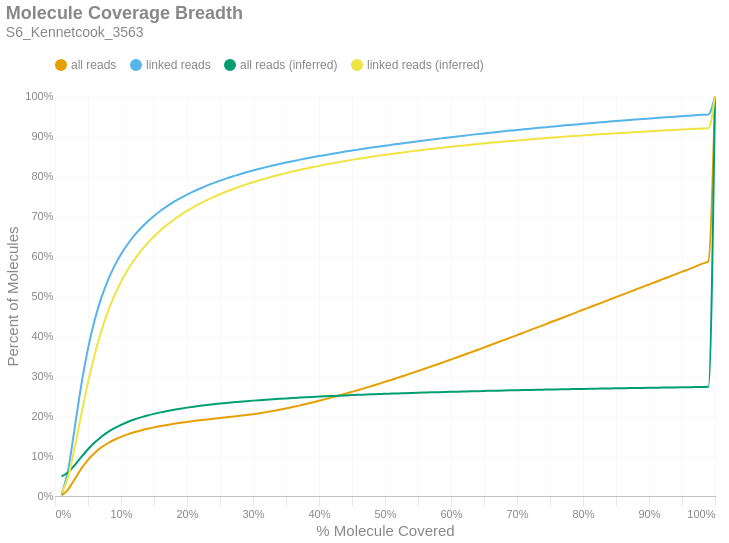

Source (notebook cell):
### Markdown cell above
### Molecule Read Coverage
This chart shows molecule coverage breadth as computed by the number of bases aligned to that molecule. In other words, "*how much of each unique long molecule is actually sequenced/aligned?*" Keep in mind there is a distinction between sequences and alignments, since some sequences belonging to a particular molecule may not align well and wouldn't appear in the alignment data. This chart also shows molecule coverage breadth as computed by the *inferred fragment* from which the aligned sequences originate. Unlike read coverage, this calculation takes into account the total insert size, including unsequenced gaps between the forward and reverse reads. Like the previous figures, these are cumulative percents.

### Code cell
if SKIPLR:
    print_html(f"Skipped")
else:
    binned_df = consolidated_hist(valids['coverage_bp'], mask, 0.01, True)
    binned_df_inf = consolidated_hist(valids['coverage_inserts'], mask, 0.01, True)
    binned_df = binned_df.with_columns(pl.lit(binned_df_inf['all reads (cumsum)']).alias('all reads (inferred)'))
    binned_df = binned_df.with_columns(pl.lit(binned_df_inf['linked reads (cumsum)']).alias('linked reads (inferred)'))
    binned_df = binned_df.with_columns(
        (pl.col('bin').cast(pl.Float64) + 0.01).alias('right_edge')
    )

    with SafeRender(binned_df):
        (
            density_plot(binned_df, 'Molecule Coverage Breadth', samplename, 'molcov', ['all reads (inferred)','linked reads (inferred)'])
            .encode(
                #x=alt.X('bin:Q', title="% Molecule Covered").axis(format = '%').scale(padding=0),
                x=alt.X('right_edge:Q', title="% Molecule Covered").axis(format='%').scale(padding=0),
                y=alt.Y('value:Q', title='Percent of Molecules')
                    .axis(format='%')
                    .stack(False)
                    .scale(domainMin=0, padding=0),
                color=alt.Color("key:N").scale(domain = ["all reads", "linked reads", "all reads (inferred)", "linked reads (inferred)"]),
                tooltip = [
                    alt.Tooltip("key:N", title = "Data Type"),
                    alt.Tooltip("range_label:N", title="% Molecule Covered"),
                    alt.Tooltip("value:Q", format = ".2%", title="% Molecules")
                ]
            )
        ).display()

### Figure 1 — Vega-Lite specification as saved in the notebook (floating-point values rounded to 4 significant figures)
{"width": "container", "height": 400, "config": {"title": {"anchor": "start", "dy": -15, "fontSize": 18, "color": "#888888", "subtitleColor": "#888888", "subtitleFontSize": 14}, "arc": {"fill": "#0072B2"}, "axis": {"domainColor": "#888888", "domainWidth": 0.5, "gridWidth": 0.2, "grid": false, "titleFontWeight": 400, "titleFontSize": 15, "labelFontSize": 11, "labelColor": "#888888", "tickColor": "#888888", "tickWidth": 0.2, "titleColor": "#888888"}, "axisBand": {"grid": false}, "axisX": {"grid": true, "tickSize": 10, "domainCap": "round"}, "axisY": {"domain": false, "grid": true, "tickSize": 0, "domainCap": "round"}, "background": "transparent", "header": {"labelFontSize": 15, "labelColor": "#888888", "titleFontSize": 15, "titleFontWeight": 600, "titleColor": "#888888"}, "legend": {"labelFont": "sans-serif", "labelFontSize": 12, "labelColor": "#888888", "symbolSize": 100, "symbolType": "circle", "titleFontSize": 12, "titlePadding": 10, "titleColor": "#888888", "title": null, "orient": "top"}, "range": {"category": ["#E69F00", "#56B4E9", "#009E73", "#F0E442", "#0072B2", "#D55E00", "#CC79A7", "#000000"], "diverging": ["#cfe8f3", "#a2d4ec", "#73bfe2", "#46abdb", "#1696d2", "#12719e"]}, "area": {"fill": "#0072B2", "fillOpacity": 0.7, "line": true, "strokeOpacity": 0.7}, "line": {"color": "#0072B2", "stroke": "#0072B2", "strokeWidth": 2}, "trail": {"color": "#0072B2", "stroke": "#0072B2", "strokeWidth": 0, "size": 1}, "point": {"filled": true, "fillOpacity": 1.0, "size": 95}, "text": {"color": "#888888", "fontSize": 11, "align": "right", "fontWeight": 400, "size": 11}, "bar": {"fill": "#0072B2", "stroke": null}, "view": {"stroke": null, "continuousWidth": 660, "continuousHeight": 400}}, "data": {"name": "data-8549efe2ee9f6dfbc90442d21aef028c"}, "mark": {"type": "line", "interpolate": "monotone", "point": {"opacity": 0, "size": 275}}, "encoding": {"color": {"field": "key", "scale": {"domain": ["all reads", "linked reads", "all reads (inferred)", "linked reads (inferred)"]}, "type": "nominal"}, "tooltip": [{"field": "key", "title": "Data Type", "type": "nominal"}, {"field": "range_label", "title": "% Molecule Covered", "type": "nominal"}, {"field": "value", "format": ".2%", "title": "% Molecules", "type": "quantitative"}], "x": {"axis": {"format": "%"}, "field": "right_edge", "scale": {"padding": 0}, "title": "% Molecule Covered", "type": "quantitative"}, "y": {"axis": {"format": "%"}, "field": "value", "scale": {"domainMin": 0, "padding": 0}, "stack": false, "title": "Percent of Molecules", "type": "quantitative"}}, "params": [{"name": "param_c36ac31b6afebe62", "select": {"type": "point", "fields": ["key"]}, "bind": "legend"}], "title": {"text": "Molecule Coverage Breadth", "subtitle": "S6_Kennetcook_3563"}, "transform": [{"fold": ["all reads (cumsum)", "linked reads (cumsum)", "all reads (inferred)", "linked reads (inferred)"]}, {"calculate": "replace(datum.key, ' (cumsum)', '')", "as": "key"}, {"filter": {"param": "param_c36ac31b6afebe62"}}], "usermeta": {"embedOptions": {"downloadFileName": "S6_Kennetcook_3563.molcov"}}, "$schema": "https://vega.github.io/schema/vega-lite/v6.1.0.json", "datasets": {"data-8549efe2ee9f6dfbc90442d21aef028c": [{"bin": "0.0", "interval": "0.0-0.01", "all reads": 0.001169, "linked reads": 0.004013, "all reads (cumsum)": 0.001169, "linked reads (cumsum)": 0.004013, "range_label": "0.0-0.01", "all reads (inferred)": 0.04903, "linked reads (inferred)": 0.007431, "right_edge": 0.01}, {"bin": "0.01", "interval": "0.01-0.02", "all reads": 0.01534, "linked reads": 0.06155, "all reads (cumsum)": 0.01651, "linked reads (cumsum)": 0.06556, "range_label": "0.01-0.02", "all reads (inferred)": 0.05935, "linked reads (inferred)": 0.04813, "right_edge": 0.02}, {"bin": "0.02", "interval": "0.02-0.03", "all reads": 0.02609, "linked reads": 0.1067, "all reads (cumsum)": 0.0426, "linked reads (cumsum)": 0.1722, "range_label": "0.02-0.03", "all reads (inferred)": 0.07747, "linked reads (inferred)": 0.122, "right_edge": 0.03}, {"bin": "0.03", "interval": "0.03-0.04", "all reads": 0.02604, "linked reads": 0.1069, "all reads (cumsum)": 0.06863, "linked reads (cumsum)": 0.2791, "range_label": "0.03-0.04", "all reads (inferred)": 0.09774, "linked reads (inferred)": 0.2053, "right_edge": 0.04}, {"bin": "0.04", "interval": "0.04-0.05", "all reads": 0.02173, "linked reads": 0.08936, "all reads (cumsum)": 0.09036, "linked reads (cumsum)": 0.3685, "range_label": "0.04-0.05", "all reads (inferred)": 0.1169, "linked reads (inferred)": 0.2841, "right_edge": 0.05}, {"bin": "0.05", "interval": "0.05-0.06", "all reads": 0.01723, "linked reads": 0.07075, "all reads (cumsum)": 0.1076, "linked reads (cumsum)": 0.4392, "range_label": "0.05-0.06", "all reads (inferred)": 0.1336, "linked reads (inferred)": 0.353, "right_edge": 0.06}, {"bin": "0.06", "interval": "0.06-0.07", "all reads": 0.01351, "linked reads": 0.05542, "all reads (cumsum)": 0.1211, "linked reads (cumsum)": 0.4946, "range_label": "0.06-0.07", "all reads (inferred)": 0.1477, "linked reads (inferred)": 0.4112, "right_edge": 0.07}, {"bin": "0.07", "interval": "0.07-0.08", "all reads": 0.01074, "linked reads": 0.04396, "all reads (cumsum)": 0.1318, "linked reads (cumsum)": 0.5386, "range_label": "0.07-0.08", "all reads (inferred)": 0.1595, "linked reads (inferred)": 0.4601, "right_edge": 0.08}, {"bin": "0.08", "interval": "0.08-0.09", "all reads": 0.008806, "linked reads": 0.03599, "all reads (cumsum)": 0.1406, "linked reads (cumsum)": 0.5746, "range_label": "0.08-0.09", "all reads (inferred)": 0.1694, "linked reads (inferred)": 0.5008, "right_edge": 0.09}, {"bin": "0.09", "interval": "0.09-0.1", "all reads": 0.007289, "linked reads": 0.02973, "all reads (cumsum)": 0.1479, "linked reads (cumsum)": 0.6043, "range_label": "0.09-0.1", "all reads (inferred)": 0.1778, "linked reads (inferred)": 0.5354, "right_edge": 0.1}, {"bin": "0.1", "interval": "0.1-0.11", "all reads": 0.006151, "linked reads": 0.02498, "all reads (cumsum)": 0.1541, "linked reads (cumsum)": 0.6293, "range_label": "0.1-0.11", "all reads (inferred)": 0.185, "linked reads (inferred)": 0.5649, "right_edge": 0.11}, {"bin": "0.11", "interval": "0.11-0.12", "all reads": 0.005328, "linked reads": 0.02162, "all reads (cumsum)": 0.1594, "linked reads (cumsum)": 0.6509, "range_label": "0.11-0.12", "all reads (inferred)": 0.1911, "linked reads (inferred)": 0.5901, "right_edge": 0.12}, {"bin": "0.12", "interval": "0.12-0.13", "all reads": 0.004552, "linked reads": 0.01847, "all reads (cumsum)": 0.164, "linked reads (cumsum)": 0.6694, "range_label": "0.12-0.13", "all reads (inferred)": 0.1965, "linked reads (inferred)": 0.6123, "right_edge": 0.13}, {"bin": "0.13", "interval": "0.13-0.14", "all reads": 0.004018, "linked reads": 0.01625, "all reads (cumsum)": 0.168, "linked reads (cumsum)": 0.6856, "range_label": "0.13-0.14", "all reads (inferred)": 0.2012, "linked reads (inferred)": 0.6317, "right_edge": 0.14}, {"bin": "0.14", "interval": "0.14-0.15", "all reads": 0.003595, "linked reads": 0.01447, "all reads (cumsum)": 0.1716, "linked reads (cumsum)": 0.7001, "range_label": "0.14-0.15", "all reads (inferred)": 0.2054, "linked reads (inferred)": 0.6488, "right_edge": 0.15}, {"bin": "0.15", "interval": "0.15-0.16", "all reads": 0.003223, "linked reads": 0.01292, "all reads (cumsum)": 0.1748, "linked reads (cumsum)": 0.713, "range_label": "0.15-0.16", "all reads (inferred)": 0.2091, "linked reads (inferred)": 0.6642, "right_edge": 0.16}, {"bin": "0.16", "interval": "0.16-0.17", "all reads": 0.002931, "linked reads": 0.01162, "all reads (cumsum)": 0.1777, "linked reads (cumsum)": 0.7247, "range_label": "0.16-0.17", "all reads (inferred)": 0.2125, "linked reads (inferred)": 0.6781, "right_edge": 0.17}, {"bin": "0.17", "interval": "0.17-0.18", "all reads": 0.002678, "linked reads": 0.01047, "all reads (cumsum)": 0.1804, "linked reads (cumsum)": 0.7351, "range_label": "0.17-0.18", "all reads (inferred)": 0.2156, "linked reads (inferred)": 0.6907, "right_edge": 0.18}, {"bin": "0.18", "interval": "0.18-0.19", "all reads": 0.002503, "linked reads": 0.009659, "all reads (cumsum)": 0.1829, "linked reads (cumsum)": 0.7448, "range_label": "0.18-0.19", "all reads (inferred)": 0.2184, "linked reads (inferred)": 0.7022, "right_edge": 0.19}, {"bin": "0.19", "interval": "0.19-0.2", "all reads": 0.002321, "linked reads": 0.008792, "all reads (cumsum)": 0.1852, "linked reads (cumsum)": 0.7536, "range_label": "0.19-0.2", "all reads (inferred)": 0.221, "linked reads (inferred)": 0.7128, "right_edge": 0.2}, {"bin": "0.2", "interval": "0.2-0.21", "all reads": 0.002121, "linked reads": 0.007904, "all reads (cumsum)": 0.1874, "linked reads (cumsum)": 0.7615, "range_label": "0.2-0.21", "all reads (inferred)": 0.2233, "linked reads (inferred)": 0.7224, "right_edge": 0.21}, {"bin": "0.21", "interval": "0.21-0.22", "all reads": 0.00201, "linked reads": 0.007282, "all reads (cumsum)": 0.1894, "linked reads (cumsum)": 0.7688, "range_label": "0.21-0.22", "all reads (inferred)": 0.2255, "linked reads (inferred)": 0.7313, "right_edge": 0.22}, {"bin": "0.22", "interval": "0.22-0.23", "all reads": 0.001968, "linked reads": 0.007023, "all reads (cumsum)": 0.1913, "linked reads (cumsum)": 0.7758, "range_label": "0.22-0.23", "all reads (inferred)": 0.2275, "linked reads (inferred)": 0.7396, "right_edge": 0.23}, {"bin": "0.23", "interval": "0.23-0.24", "all reads": 0.001886, "linked reads": 0.006526, "all reads (cumsum)": 0.1932, "linked reads (cumsum)": 0.7823, "range_label": "0.23-0.24", "all reads (inferred)": 0.2294, "linked reads (inferred)": 0.7472, "right_edge": 0.24}, {"bin": "0.24", "interval": "0.24-0.25", "all reads": 0.001819, "linked reads": 0.006106, "all reads (cumsum)": 0.195, "linked reads (cumsum)": 0.7884, "range_label": "0.24-0.25", "all reads (inferred)": 0.2311, "linked reads (inferred)": 0.7545, "right_edge": 0.25}, {"bin": "0.25", "interval": "0.25-0.26", "all reads": 0.001753, "linked reads": 0.005696, "all reads (cumsum)": 0.1968, "linked reads (cumsum)": 0.7941, "range_label": "0.25-0.26", "all reads (inferred)": 0.2328, "linked reads (inferred)": 0.7612, "right_edge": 0.26}, {"bin": "0.26", "interval": "0.26-0.27", "all reads": 0.001754, "linked reads": 0.00535, "all reads (cumsum)": 0.1985, "linked reads (cumsum)": 0.7995, "range_label": "0.26-0.27", "all reads (inferred)": 0.2343, "linked reads (inferred)": 0.7675, "right_edge": 0.27}, {"bin": "0.27", "interval": "0.27-0.28", "all reads": 0.001799, "linked reads": 0.004905, "all reads (cumsum)": 0.2003, "linked reads (cumsum)": 0.8044, "range_label": "0.27-0.28", "all reads (inferred)": 0.2358, "linked reads (inferred)": 0.7734, "right_edge": 0.28}, {"bin": "0.28", "interval": "0.28-0.29", "all reads": 0.002023, "linked reads": 0.004802, "all reads (cumsum)": 0.2024, "linked reads (cumsum)": 0.8092, "range_label": "0.28-0.29", "all reads (inferred)": 0.2371, "linked reads (inferred)": 0.779, "right_edge": 0.29}, {"bin": "0.29", "interval": "0.29-0.3", "all reads": 0.002236, "linked reads": 0.004609, "all reads (cumsum)": 0.2046, "linked reads (cumsum)": 0.8138, "range_label": "0.29-0.3", "all reads (inferred)": 0.2384, "linked reads (inferred)": 0.7843, "right_edge": 0.3}, {"bin": "0.3", "interval": "0.3-0.31", "all reads": 0.002414, "linked reads": 0.004319, "all reads (cumsum)": 0.207, "linked reads (cumsum)": 0.8181, "range_label": "0.3-0.31", "all reads (inferred)": 0.2397, "linked reads (inferred)": 0.7893, "right_edge": 0.31}, {"bin": "0.31", "interval": "0.31-0.32", "all reads": 0.002655, "linked reads": 0.004114, "all reads (cumsum)": 0.2097, "linked reads (cumsum)": 0.8222, "range_label": "0.31-0.32", "all reads (inferred)": 0.2408, "linked reads (inferred)": 0.794, "right_edge": 0.32}, {"bin": "0.32", "interval": "0.32-0.33", "all reads": 0.002881, "linked reads": 0.003915, "all reads (cumsum)": 0.2126, "linked reads (cumsum)": 0.8261, "range_label": "0.32-0.33", "all reads (inferred)": 0.242, "linked reads (inferred)": 0.7986, "right_edge": 0.33}, {"bin": "0.33", "interval": "0.33-0.34", "all reads": 0.003081, "linked reads": 0.003798, "all reads (cumsum)": 0.2156, "linked reads (cumsum)": 0.8299, "range_label": "0.33-0.34", "all reads (inferred)": 0.243, "linked reads (inferred)": 0.803, "right_edge": 0.34}, {"bin": "0.34", "interval": "0.34-0.35", "all reads": 0.003279, "linked reads": 0.003681, "all reads (cumsum)": 0.2189, "linked reads (cumsum)": 0.8336, "range_label": "0.34-0.35", "all reads (inferred)": 0.2441, "linked reads (inferred)": 0.8072, "right_edge": 0.35}, {"bin": "0.35", "interval": "0.35-0.36", "all reads": 0.003459, "linked reads": 0.003468, "all reads (cumsum)": 0.2224, "linked reads (cumsum)": 0.8371, "range_label": "0.35-0.36", "all reads (inferred)": 0.245, "linked reads (inferred)": 0.8111, "right_edge": 0.36}, {"bin": "0.36", "interval": "0.36-0.37", "all reads": 0.003616, "linked reads": 0.003272, "all reads (cumsum)": 0.226, "linked reads (cumsum)": 0.8403, "range_label": "0.36-0.37", "all reads (inferred)": 0.246, "linked reads (inferred)": 0.8149, "right_edge": 0.37}, {"bin": "0.37", "interval": "0.37-0.38", "all reads": 0.003823, "linked reads": 0.003218, "all reads (cumsum)": 0.2298, "linked reads (cumsum)": 0.8436, "range_label": "0.37-0.38", "all reads (inferred)": 0.2469, "linked reads (inferred)": 0.8185, "right_edge": 0.38}, {"bin": "0.38", "interval": "0.38-0.39", "all reads": 0.003974, "linked reads": 0.003156, "all reads (cumsum)": 0.2338, "linked reads (cumsum)": 0.8467, "range_label": "0.38-0.39", "all reads (inferred)": 0.2477, "linked reads (inferred)": 0.822, "right_edge": 0.39}, {"bin": "0.39", "interval": "0.39-0.4", "all reads": 0.004186, "linked reads": 0.00302, "all reads (cumsum)": 0.238, "linked reads (cumsum)": 0.8497, "range_label": "0.39-0.4", "all reads (inferred)": 0.2485, "linked reads (inferred)": 0.8253, "right_edge": 0.4}, {"bin": "0.4", "interval": "0.4-0.41", "all reads": 0.004197, "linked reads": 0.002865, "all reads (cumsum)": 0.2422, "linked reads (cumsum)": 0.8526, "range_label": "0.4-0.41", "all reads (inferred)": 0.2493, "linked reads (inferred)": 0.8286, "right_edge": 0.41}, {"bin": "0.41", "interval": "0.41-0.42", "all reads": 0.00437, "linked reads": 0.002895, "all reads (cumsum)": 0.2465, "linked reads (cumsum)": 0.8555, "range_label": "0.41-0.42", "all reads (inferred)": 0.2501, "linked reads (inferred)": 0.8316, "right_edge": 0.42}, {"bin": "0.42", "interval": "0.42-0.43", "all reads": 0.004526, "linked reads": 0.002777, "all reads (cumsum)": 0.2511, "linked reads (cumsum)": 0.8583, "range_label": "0.42-0.43", "all reads (inferred)": 0.2508, "linked reads (inferred)": 0.8346, "right_edge": 0.43}, {"bin": "0.43", "interval": "0.43-0.44", "all reads": 0.004572, "linked reads": 0.002692, "all reads (cumsum)": 0.2556, "linked reads (cumsum)": 0.861, "range_label": "0.43-0.44", "all reads (inferred)": 0.2515, "linked reads (inferred)": 0.8375, "right_edge": 0.44}, {"bin": "0.44", "interval": "0.44-0.45", "all reads": 0.004736, "linked reads": 0.002564, "all reads (cumsum)": 0.2604, "linked reads (cumsum)": 0.8635, "range_label": "0.44-0.45", "all reads (inferred)": 0.2522, "linked reads (inferred)": 0.8403, "right_edge": 0.45}, {"bin": "0.45", "interval": "0.45-0.46", "all reads": 0.004771, "linked reads": 0.002526, "all reads (cumsum)": 0.2651, "linked reads (cumsum)": 0.8661, "range_label": "0.45-0.46", "all reads (inferred)": 0.2529, "linked reads (inferred)": 0.843, "right_edge": 0.46}, {"bin": "0.46", "interval": "0.46-0.47", "all reads": 0.004962, "linked reads": 0.002521, "all reads (cumsum)": 0.2701, "linked reads (cumsum)": 0.8686, "range_label": "0.46-0.47", "all reads (inferred)": 0.2535, "linked reads (inferred)": 0.8455, "right_edge": 0.47}, {"bin": "0.47", "interval": "0.47-0.48", "all reads": 0.005019, "linked reads": 0.002414, "all reads (cumsum)": 0.2751, "linked reads (cumsum)": 0.871, "range_label": "0.47-0.48", "all reads (inferred)": 0.2542, "linked reads (inferred)": 0.848, "right_edge": 0.48}, {"bin": "0.48", "interval": "0.48-0.49", "all reads": 0.004887, "linked reads": 0.002354, "all reads (cumsum)": 0.28, "linked reads (cumsum)": 0.8734, "range_label": "0.48-0.49", "all reads (inferred)": 0.2548, "linked reads (inferred)": 0.8504, "right_edge": 0.49}, {"bin": "0.49", "interval": "0.49-0.5", "all reads": 0.00558, "linked reads": 0.002396, "all reads (cumsum)": 0.2856, "linked reads (cumsum)": 0.8757, "range_label": "0.49-0.5", "all reads (inferred)": 0.2554, "linked reads (inferred)": 0.853, "right_edge": 0.5}, {"bin": "0.5", "interval": "0.5-0.51", "all reads": 0.004846, "linked reads": 0.002196, "all reads (cumsum)": 0.2904, "linked reads (cumsum)": 0.8779, "range_label": "0.5-0.51", "all reads (inferred)": 0.256, "linked reads (inferred)": 0.8552, "right_edge": 0.51}, {"bin": "0.51", "interval": "0.51-0.52", "all reads": 0.005526, "linked reads": 0.00223, "all reads (cumsum)": 0.296, "linked reads (cumsum)": 0.8802, "range_label": "0.51-0.52", "all reads (inferred)": 0.2565, "linked reads (inferred)": 0.8574, "right_edge": 0.52}, {"bin": "0.52", "interval": "0.52-0.53", "all reads": 0.005392, "linked reads": 0.002203, "all reads (cumsum)": 0.3014, "linked reads (cumsum)": 0.8824, "range_label": "0.52-0.53", "all reads (inferred)": 0.2571, "linked reads (inferred)": 0.8596, "right_edge": 0.53}, {"bin": "0.53", "interval": "0.53-0.54", "all reads": 0.005531, "linked reads": 0.002176, "all reads (cumsum)": 0.3069, "linked reads (cumsum)": 0.8846, "range_label": "0.53-0.54", "all reads (inferred)": 0.2576, "linked reads (inferred)": 0.8617, "right_edge": 0.54}, {"bin": "0.54", "interval": "0.54-0.55", "all reads": 0.005485, "linked reads": 0.002158, "all reads (cumsum)": 0.3124, "linked reads (cumsum)": 0.8867, "range_label": "0.54-0.55", "all reads (inferred)": 0.2581, "linked reads (inferred)": 0.8637, "right_edge": 0.55}, {"bin": "0.55", "interval": "0.55-0.56", "all reads": 0.005735, "linked reads": 0.002152, "all reads (cumsum)": 0.3181, "linked reads (cumsum)": 0.8889, "range_label": "0.55-0.56", "all reads (inferred)": 0.2586, "linked reads (inferred)": 0.8657, "right_edge": 0.56}, {"bin": "0.56", "interval": "0.56-0.57", "all reads": 0.005703, "linked reads": 0.002075, "all reads (cumsum)": 0.3238, "linked reads (cumsum)": 0.8909, "range_label": "0.56-0.57", "all reads (inferred)": 0.2591, "linked reads (inferred)": 0.8676, "right_edge": 0.57}, {"bin": "0.57", "interval": "0.57-0.58", "all reads": 0.005707, "linked reads": 0.002046, "all reads (cumsum)": 0.3295, "linked reads (cumsum)": 0.893, "range_label": "0.57-0.58", "all reads (inferred)": 0.2596, "linked reads (inferred)": 0.8695, "right_edge": 0.58}, {"bin": "0.58", "interval": "0.58-0.59", "all reads": 0.00579, "linked reads": 0.002072, "all reads (cumsum)": 0.3353, "linked reads (cumsum)": 0.8951, "range_label": "0.58-0.59", "all reads (inferred)": 0.26, "linked reads (inferred)": 0.8714, "right_edge": 0.59}, {"bin": "0.59", "interval": "0.59-0.6", "all reads": 0.005976, "linked reads": 0.002058, "all reads (cumsum)": 0.3413, "linked reads (cumsum)": 0.8971, "range_label": "0.59-0.6", "all reads (inferred)": 0.2605, "linked reads (inferred)": 0.8731, "right_edge": 0.6}, {"bin": "0.6", "interval": "0.6-0.61", "all reads": 0.005741, "linked reads": 0.001893, "all reads (cumsum)": 0.347, "linked reads (cumsum)": 0.899, "range_label": "0.6-0.61", "all reads (inferred)": 0.2609, "linked reads (inferred)": 0.8748, "right_edge": 0.61}, {"bin": "0.61", "interval": "0.61-0.62", "all reads": 0.006076, "linked reads": 0.001907, "all reads (cumsum)": 0.3531, "linked reads (cumsum)": 0.9009, "range_label": "0.61-0.62", "all reads (inferred)": 0.2613, "linked reads (inferred)": 0.8765, "right_edge": 0.62}, {"bin": "0.62", "interval": "0.62-0.63", "all reads": 0.005992, "linked reads": 0.001906, "all reads (cumsum)": 0.3591, "linked reads (cumsum)": 0.9028, "range_label": "0.62-0.63", "all reads (inferred)": 0.2618, "linked reads (inferred)": 0.8782, "right_edge": 0.63}, {"bin": "0.63", "interval": "0.63-0.64", "all reads": 0.006062, "linked reads": 0.001858, "all reads (cumsum)": 0.3652, "linked reads (cumsum)": 0.9047, "range_label": "0.63-0.64", "all reads (inferred)": 0.2622, "linked reads (inferred)": 0.8799, "right_edge": 0.64}, {"bin": "0.64", "interval": "0.64-0.65", "all reads": 0.006033, "linked reads": 0.00178, "all reads (cumsum)": 0.3712, "linked reads (cumsum)": 0.9065, "range_label": "0.64-0.65", "all reads (inferred)": 0.2626, "linked reads (inferred)": 0.8815, "right_edge": 0.65}, {"bin": "0.65", "interval": "0.65-0.66", "all reads": 0.006339, "linked reads": 0.001792, "all reads (cumsum)": 0.3775, "linked reads (cumsum)": 0.9082, "range_label": "0.65-0.66", "all reads (inferred)": 0.263, "linked reads (inferred)": 0.8831, "right_edge": 0.66}, {"bin": "0.66", "interval": "0.66-0.67", "all reads": 0.006089, "linked reads": 0.001777, "all reads (cumsum)": 0.3836, "linked reads (cumsum)": 0.91, "range_label": "0.66-0.67", "all reads (inferred)": 0.2634, "linked reads (inferred)": 0.8846, "right_edge": 0.67}, {"bin": "0.67", "interval": "0.67-0.68", "all reads": 0.006228, "linked reads": 0.001767, "all reads (cumsum)": 0.3898, "linked reads (cumsum)": 0.9118, "range_label": "0.67-0.68", "all reads (inferred)": 0.2638, "linked reads (inferred)": 0.886, "right_edge": 0.68}, {"bin": "0.68", "interval": "0.68-0.69", "all reads": 0.006097, "linked reads": 0.001658, "all reads (cumsum)": 0.3959, "linked reads (cumsum)": 0.9135, "range_label": "0.68-0.69", "all reads (inferred)": 0.2641, "linked reads (inferred)": 0.8875, "right_edge": 0.69}, {"bin": "0.69", "interval": "0.69-0.7", "all reads": 0.006345, "linked reads": 0.001666, "all reads (cumsum)": 0.4023, "linked reads (cumsum)": 0.9151, "range_label": "0.69-0.7", "all reads (inferred)": 0.2645, "linked reads (inferred)": 0.8889, "right_edge": 0.7}, {"bin": "0.7", "interval": "0.7-0.71", "all reads": 0.006133, "linked reads": 0.001575, "all reads (cumsum)": 0.4084, "linked reads (cumsum)": 0.9167, "range_label": "0.7-0.71", "all reads (inferred)": 0.2649, "linked reads (inferred)": 0.8903, "right_edge": 0.71}, {"bin": "0.71", "interval": "0.71-0.72", "all reads": 0.006237, "linked reads": 0.001661, "all reads (cumsum)": 0.4147, "linked reads (cumsum)": 0.9184, "range_label": "0.71-0.72", "all reads (inferred)": 0.2652, "linked reads (inferred)": 0.8916, "right_edge": 0.72}, {"bin": "0.72", "interval": "0.72-0.73", "all reads": 0.006304, "linked reads": 0.0016, "all reads (cumsum)": 0.421, "linked reads (cumsum)": 0.92, "range_label": "0.72-0.73", "all reads (inferred)": 0.2655, "linked reads (inferred)": 0.8929, "right_edge": 0.73}, {"bin": "0.73", "interval": "0.73-0.74", "all reads": 0.006228, "linked reads": 0.001551, "all reads (cumsum)": 0.4272, "linked reads (cumsum)": 0.9215, "range_label": "0.73-0.74", "all reads (inferred)": 0.2659, "linked reads (inferred)": 0.8943, "right_edge": 0.74}, {"bin": "0.74", "interval": "0.74-0.75", "all reads": 0.006615, "linked reads": 0.001559, "all reads (cumsum)": 0.4338, "linked reads (cumsum)": 0.9231, "range_label": "0.74-0.75", "all reads (inferred)": 0.2662, "linked reads (inferred)": 0.8956, "right_edge": 0.75}, {"bin": "0.75", "interval": "0.75-0.76", "all reads": 0.006182, "linked reads": 0.001538, "all reads (cumsum)": 0.44, "linked reads (cumsum)": 0.9246, "range_label": "0.75-0.76", "all reads (inferred)": 0.2665, "linked reads (inferred)": 0.8968, "right_edge": 0.76}, {"bin": "0.76", "interval": "0.76-0.77", "all reads": 0.006306, "linked reads": 0.001478, "all reads (cumsum)": 0.4463, "linked reads (cumsum)": 0.9261, "range_label": "0.76-0.77", "all reads (inferred)": 0.2669, "linked reads (inferred)": 0.898, "right_edge": 0.77}, {"bin": "0.77", "interval": "0.77-0.78", "all reads": 0.006345, "linked reads": 0.00148, "all reads (cumsum)": 0.4526, "linked reads (cumsum)": 0.9276, "range_label": "0.77-0.78", "all reads (inferred)": 0.2672, "linked reads (inferred)": 0.8992, "right_edge": 0.78}, {"bin": "0.78", "interval": "0.78-0.79", "all reads": 0.006358, "linked reads": 0.001457, "all reads (cumsum)": 0.459, "linked reads (cumsum)": 0.929, "range_label": "0.78-0.79", "all reads (inferred)": 0.2675, "linked reads (inferred)": 0.9004, "right_edge": 0.79}, {"bin": "0.79", "interval": "0.79-0.8", "all reads": 0.006695, "linked reads": 0.00148, "all reads (cumsum)": 0.4657, "linked reads (cumsum)": 0.9305, "range_label": "0.79-0.8", "all reads (inferred)": 0.2678, "linked reads (inferred)": 0.9016, "right_edge": 0.8}, {"bin": "0.8", "interval": "0.8-0.81", "all reads": 0.006067, "linked reads": 0.001351, "all reads (cumsum)": 0.4718, "linked reads (cumsum)": 0.9318, "range_label": "0.8-0.81", "all reads (inferred)": 0.2681, "linked reads (inferred)": 0.9026, "right_edge": 0.81}, {"bin": "0.81", "interval": "0.81-0.82", "all reads": 0.006304, "linked reads": 0.001409, "all reads (cumsum)": 0.4781, "linked reads (cumsum)": 0.9333, "range_label": "0.81-0.82", "all reads (inferred)": 0.2684, "linked reads (inferred)": 0.9037, "right_edge": 0.82}, {"bin": "0.82", "interval": "0.82-0.83", "all reads": 0.006401, "linked reads": 0.001351, "all reads (cumsum)": 0.4845, "linked reads (cumsum)": 0.9346, "range_label": "0.82-0.83", "all reads (inferred)": 0.2687, "linked reads (inferred)": 0.9048, "right_edge": 0.83}, {"bin": "0.83", "interval": "0.83-0.84", "all reads": 0.006355, "linked reads": 0.001367, "all reads (cumsum)": 0.4908, "linked reads (cumsum)": 0.936, "range_label": "0.83-0.84", "all reads (inferred)": 0.2689, "linked reads (inferred)": 0.9059, "right_edge": 0.84}, {"bin": "0.84", "interval": "0.84-0.85", "all reads": 0.006222, "linked reads": 0.001307, "all reads (cumsum)": 0.497, "linked reads (cumsum)": 0.9373, "range_label": "0.84-0.85", "all reads (inferred)": 0.2692, "linked reads (inferred)": 0.9069, "right_edge": 0.85}, {"bin": "0.85", "interval": "0.85-0.86", "all reads": 0.006416, "linked reads": 0.001343, "all reads (cumsum)": 0.5035, "linked reads (cumsum)": 0.9386, "range_label": "0.85-0.86", "all reads (inferred)": 0.2695, "linked reads (inferred)": 0.9079, "right_edge": 0.86}, {"bin": "0.86", "interval": "0.86-0.87", "all reads": 0.006259, "linked reads": 0.001323, "all reads (cumsum)": 0.5097, "linked reads (cumsum)": 0.9399, "range_label": "0.86-0.87", "all reads (inferred)": 0.2697, "linked reads (inferred)": 0.9089, "right_edge": 0.87}, {"bin": "0.87", "interval": "0.87-0.88", "all reads": 0.006395, "linked reads": 0.001248, "all reads (cumsum)": 0.5161, "linked reads (cumsum)": 0.9412, "range_label": "0.87-0.88", "all reads (inferred)": 0.27, "linked reads (inferred)": 0.9098, "right_edge": 0.88}, {"bin": "0.88", "interval": "0.88-0.89", "all reads": 0.006256, "linked reads": 0.001222, "all reads (cumsum)": 0.5224, "linked reads (cumsum)": 0.9424, "range_label": "0.88-0.89", "all reads (inferred)": 0.2703, "linked reads (inferred)": 0.9108, "right_edge": 0.89}, {"bin": "0.89", "interval": "0.89-0.9", "all reads": 0.00647, "linked reads": 0.001231, "all reads (cumsum)": 0.5288, "linked reads (cumsum)": 0.9436, "range_label": "0.89-0.9", "all reads (inferred)": 0.2705, "linked reads (inferred)": 0.9117, "right_edge": 0.9}, {"bin": "0.9", "interval": "0.9-0.91", "all reads": 0.006028, "linked reads": 0.00123, "all reads (cumsum)": 0.5349, "linked reads (cumsum)": 0.9449, "range_label": "0.9-0.91", "all reads (inferred)": 0.2707, "linked reads (inferred)": 0.9126, "right_edge": 0.91}, {"bin": "0.91", "interval": "0.91-0.92", "all reads": 0.006834, "linked reads": 0.001198, "all reads (cumsum)": 0.5417, "linked reads (cumsum)": 0.9461, "range_label": "0.91-0.92", "all reads (inferred)": 0.271, "linked reads (inferred)": 0.9135, "right_edge": 0.92}, {"bin": "0.92", "interval": "0.92-0.93", "all reads": 0.005882, "linked reads": 0.001177, "all reads (cumsum)": 0.5476, "linked reads (cumsum)": 0.9473, "range_label": "0.92-0.93", "all reads (inferred)": 0.2712, "linked reads (inferred)": 0.9144, "right_edge": 0.93}, {"bin": "0.93", "interval": "0.93-0.94", "all reads": 0.006398, "linked reads": 0.001169, "all reads (cumsum)": 0.554, "linked reads (cumsum)": 0.9484, "range_label": "0.93-0.94", "all reads (inferred)": 0.2715, "linked reads (inferred)": 0.9153, "right_edge": 0.94}, {"bin": "0.94", "interval": "0.94-0.95", "all reads": 0.006913, "linked reads": 0.001128, "all reads (cumsum)": 0.5609, "linked reads (cumsum)": 0.9496, "range_label": "0.94-0.95", "all reads (inferred)": 0.2717, "linked reads (inferred)": 0.9162, "right_edge": 0.95}, {"bin": "0.95", "interval": "0.95-0.96", "all reads": 0.005725, "linked reads": 0.00113, "all reads (cumsum)": 0.5666, "linked reads (cumsum)": 0.9507, "range_label": "0.95-0.96", "all reads (inferred)": 0.272, "linked reads (inferred)": 0.917, "right_edge": 0.96}, {"bin": "0.96", "interval": "0.96-0.97", "all reads": 0.006693, "linked reads": 0.001059, "all reads (cumsum)": 0.5733, "linked reads (cumsum)": 0.9517, "range_label": "0.96-0.97", "all reads (inferred)": 0.2723, "linked reads (inferred)": 0.9179, "right_edge": 0.97}, {"bin": "0.97", "interval": "0.97-0.98", "all reads": 0.007021, "linked reads": 0.001088, "all reads (cumsum)": 0.5803, "linked reads (cumsum)": 0.9528, "range_label": "0.97-0.98", "all reads (inferred)": 0.2726, "linked reads (inferred)": 0.9188, "right_edge": 0.98}, {"bin": "0.98", "interval": "0.98-0.99", "all reads": 0.006505, "linked reads": 0.001106, "all reads (cumsum)": 0.5868, "linked reads (cumsum)": 0.9539, "range_label": "0.98-0.99", "all reads (inferred)": 0.2729, "linked reads (inferred)": 0.9195, "right_edge": 0.99}, {"bin": "0.99", "interval": "0.99-1.0", "all reads": 0.4132, "linked reads": 0.04606, "all reads (cumsum)": 1.0, "linked reads (cumsum)": 1.0, "range_label": "0.99-1.0", "all reads (inferred)": 1.0, "linked reads (inferred)": 1.0, "right_edge": 1.0}]}}
